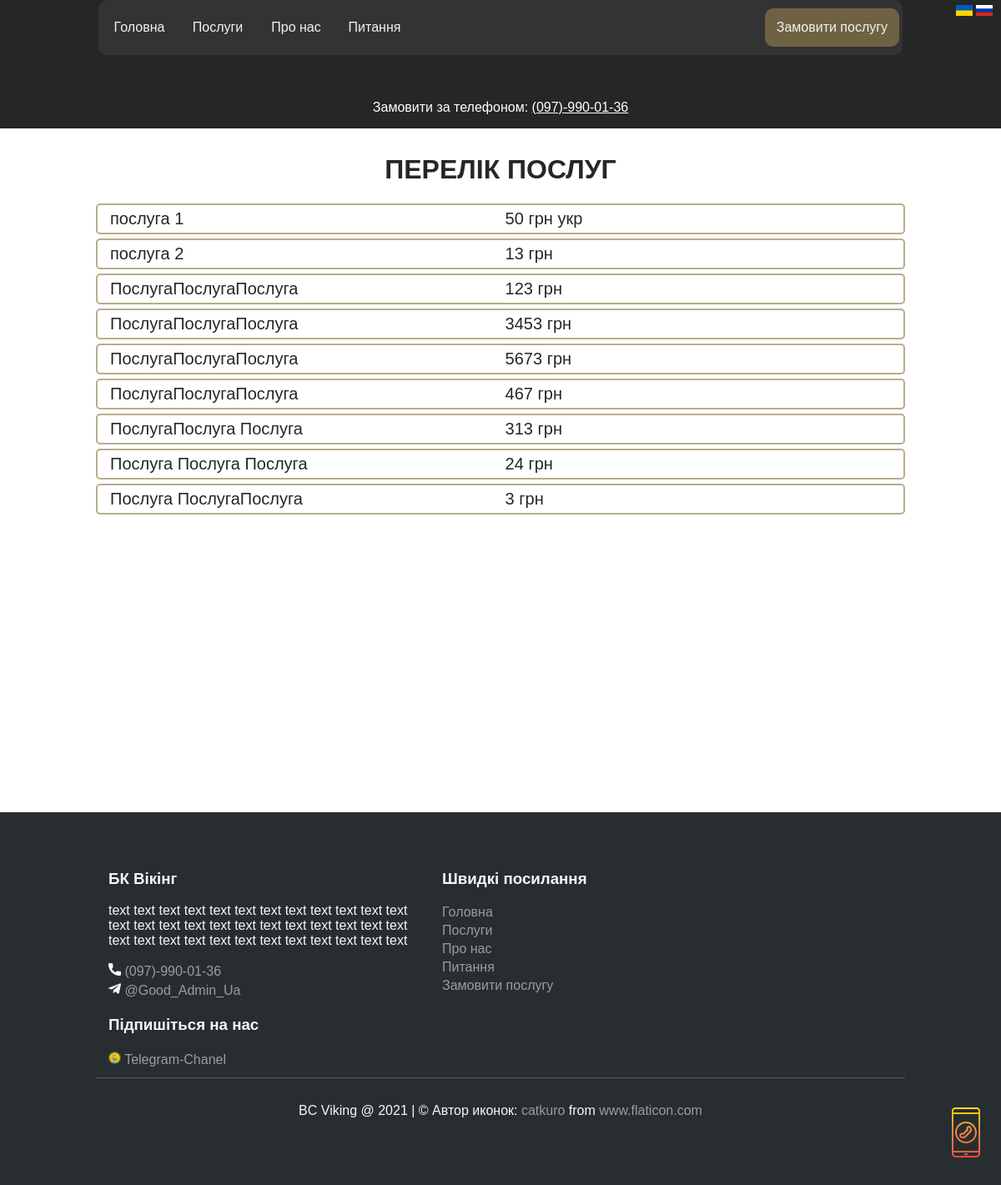
The app's page /uk/services/ with its own data.
### main/models.py (models this page shows, shortened)
class ServicesAndPrice(models.Model):
    service = models.CharField('Услуга RU', max_length=200)
    serviceUA = models.CharField('Послуга UA', max_length=200, null=True, blank=True)
    description = models.TextField('Описание RU', null=True, blank=True)
    descriptionUA = models.TextField('Опис UA', null=True, blank=True)
    price = models.DecimalField(_('Ціна'), max_digits=6, decimal_places=0)
    si = models.CharField('Единици измерения RU', max_length=20, null=True, blank=True, default='грн')
    siUA = models.CharField('Одиниці виміру UA', max_length=20, null=True, blank=True, default='грн')
    image = models.ImageField(_('Зображення'), null=True, blank=True, upload_to='var/www/file_project/media/images/')
    class Meta:
        verbose_name = _('Послуга')
        verbose_name_plural = _('Послуги')
    objects = models.Manager()          # Менеджер за замовчуванням
    published = ServiceManager()        # Наш новий менеджер

### main/views.py (the view)
# urls.py: path('services/', views.services, name='services'),
def services(request):
    service = ServicesAndPrice.objects.order_by('id')
    return render(request, 'main/services.html', {'service': service})

### main/templates/main/services.html (shortened to what this page needs)
{% extends 'main/base.html' %}
{% load i18n %}
{% block content %}
    <p>{% translate 'Замовити за телефоном:' %} <a href="tel:+380979900136" style="color: white; ">(097)-990-01-36</a></p>
{% endblock %}
{% block contentFullWidth %}
    <h1 align="center">{% translate 'ПЕРЕЛІК ПОСЛУГ' %}</h1>
    <div class="serviceTabl">
    {% get_current_language as LANGUAGE_CODE %}
        {% if LANGUAGE_CODE == 'ru' %}
            {% for i in service %}
                <a href="{% url 'service_detail' i.id %}" class="serviceAndPriseHref"><div class="serviceAndPrise">
                    <div class="service">{{ i.service }}</div>
                    <div class="price">{{ i.price }}
                        {% if i.si != none %}
                            <div style="display: inline">{{ i.si }}</div>
                        {% else %}
                            <div style="display: inline"></div>
                        {% endif %}
                    </div>
                </div></a>
            {% endfor %}
        {% elif LANGUAGE_CODE == 'uk' %}
            {% for i in service %}
                <a href="{% url 'service_detail' i.id %}" class="serviceAndPriseHref"><div class="serviceAndPrise">
                    <div class="service">{{ i.serviceUA }}</div>
                    <div class="price">{{ i.price }}
                        {% if i.si != none %}
                            <div style="display: inline">{{ i.siUA }}</div>
                        {% else %}
                            <div style="display: inline"></div>
                        {% endif %}
                    </div>
                </div></a>
            {% endfor %}
        {% endif %}
    </div>
{% endblock %}

### static/main/style/style.css (style rules this page uses)
html { //height: 100%; margin: 0; padding: 0; font-family: sans-serif; background-color: #262626; color: #ffffff; }
body { margin: 0; padding: 0; //background: #262626; min-height:1100px; //text-align: center; }
.serviceAndPrise { display: block; margin-bottom: 5px; border: solid #b9ac8d 2px; border-radius: 5px; padding: 5px 15px; font-size: 20px; transition: box-shadow 0.3s; }
.serviceAndPriseHref { text-decoration: none; color: #262626; }
.service { display: inline-block; min-width: 50%; }
.price { display: inline-block; }

### records on screen
ServicesAndPrice: serviceUA "послуга 1", price "50", siUA "грн укр"
ServicesAndPrice: serviceUA "послуга 2", price "13", siUA "грн"
ServicesAndPrice: serviceUA "ПослугаПослугаПослуга", price "123", siUA "грн"
ServicesAndPrice: serviceUA "ПослугаПослугаПослуга", price "3453", siUA "грн"
ServicesAndPrice: serviceUA "ПослугаПослугаПослуга", price "5673", siUA "грн"
ServicesAndPrice: serviceUA "ПослугаПослугаПослуга", price "467", siUA "грн"
ServicesAndPrice: serviceUA "ПослугаПослуга Послуга", price "313", siUA "грн"
ServicesAndPrice: serviceUA "Послуга Послуга Послуга", price "24", siUA "грн"
ServicesAndPrice: serviceUA "Послуга ПослугаПослуга", price "3", siUA "грн"
